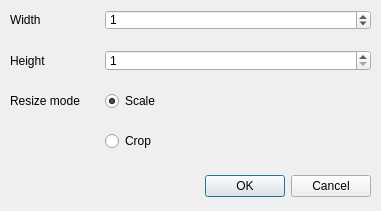
<?xml version="1.0" encoding="UTF-8"?>
<ui version="4.0">
 <class>ResizeDialog</class>
 <widget class="QDialog" name="ResizeDialog">
  <property name="geometry">
   <rect>
    <x>0</x>
    <y>0</y>
    <width>381</width>
    <height>211</height>
   </rect>
  </property>
  <property name="windowTitle">
   <string>Dialog</string>
  </property>
  <widget class="QDialogButtonBox" name="buttonBox">
   <property name="geometry">
    <rect>
     <x>10</x>
     <y>170</y>
     <width>361</width>
     <height>32</height>
    </rect>
   </property>
   <property name="orientation">
    <enum>Qt::Horizontal</enum>
   </property>
   <property name="standardButtons">
    <set>QDialogButtonBox::Cancel|QDialogButtonBox::Ok</set>
   </property>
  </widget>
  <widget class="QWidget" name="">
   <property name="geometry">
    <rect>
     <x>10</x>
     <y>10</y>
     <width>361</width>
     <height>141</height>
    </rect>
   </property>
   <layout class="QFormLayout" name="formLayout">
    <property name="horizontalSpacing">
     <number>25</number>
    </property>
    <property name="verticalSpacing">
     <number>20</number>
    </property>
    <item row="0" column="0">
     <widget class="QLabel" name="widthLabel">
      <property name="text">
       <string>Width</string>
      </property>
     </widget>
    </item>
    <item row="0" column="1">
     <widget class="QSpinBox" name="widthSpinBox">
      <property name="maximum">
       <number>9999</number>
      </property>
      <property name="value">
       <number>1</number>
      </property>
     </widget>
    </item>
    <item row="1" column="0">
     <widget class="QLabel" name="heightLabel">
      <property name="text">
       <string>Height</string>
      </property>
     </widget>
    </item>
    <item row="1" column="1">
     <widget class="QSpinBox" name="heightSpinBox">
      <property name="minimum">
       <number>1</number>
      </property>
      <property name="maximum">
       <number>9999</number>
      </property>
     </widget>
    </item>
    <item row="2" column="0">
     <widget class="QLabel" name="resizeModeLabel">
      <property name="text">
       <string>Resize mode</string>
      </property>
     </widget>
    </item>
    <item row="2" column="1">
     <widget class="QRadioButton" name="scaleRadioButton">
      <property name="text">
       <string>Scale</string>
      </property>
      <property name="checked">
       <bool>true</bool>
      </property>
     </widget>
    </item>
    <item row="3" column="1">
     <widget class="QRadioButton" name="cropRadioButton">
      <property name="text">
       <string>Crop</string>
      </property>
     </widget>
    </item>
   </layout>
  </widget>
 </widget>
 <resources/>
 <connections>
  <connection>
   <sender>buttonBox</sender>
   <signal>accepted()</signal>
   <receiver>ResizeDialog</receiver>
   <slot>accept()</slot>
   <hints>
    <hint type="sourcelabel">
     <x>248</x>
     <y>254</y>
    </hint>
    <hint type="destinationlabel">
     <x>157</x>
     <y>274</y>
    </hint>
   </hints>
  </connection>
  <connection>
   <sender>buttonBox</sender>
   <signal>rejected()</signal>
   <receiver>ResizeDialog</receiver>
   <slot>reject()</slot>
   <hints>
    <hint type="sourcelabel">
     <x>316</x>
     <y>260</y>
    </hint>
    <hint type="destinationlabel">
     <x>286</x>
     <y>274</y>
    </hint>
   </hints>
  </connection>
 </connections>
</ui>
